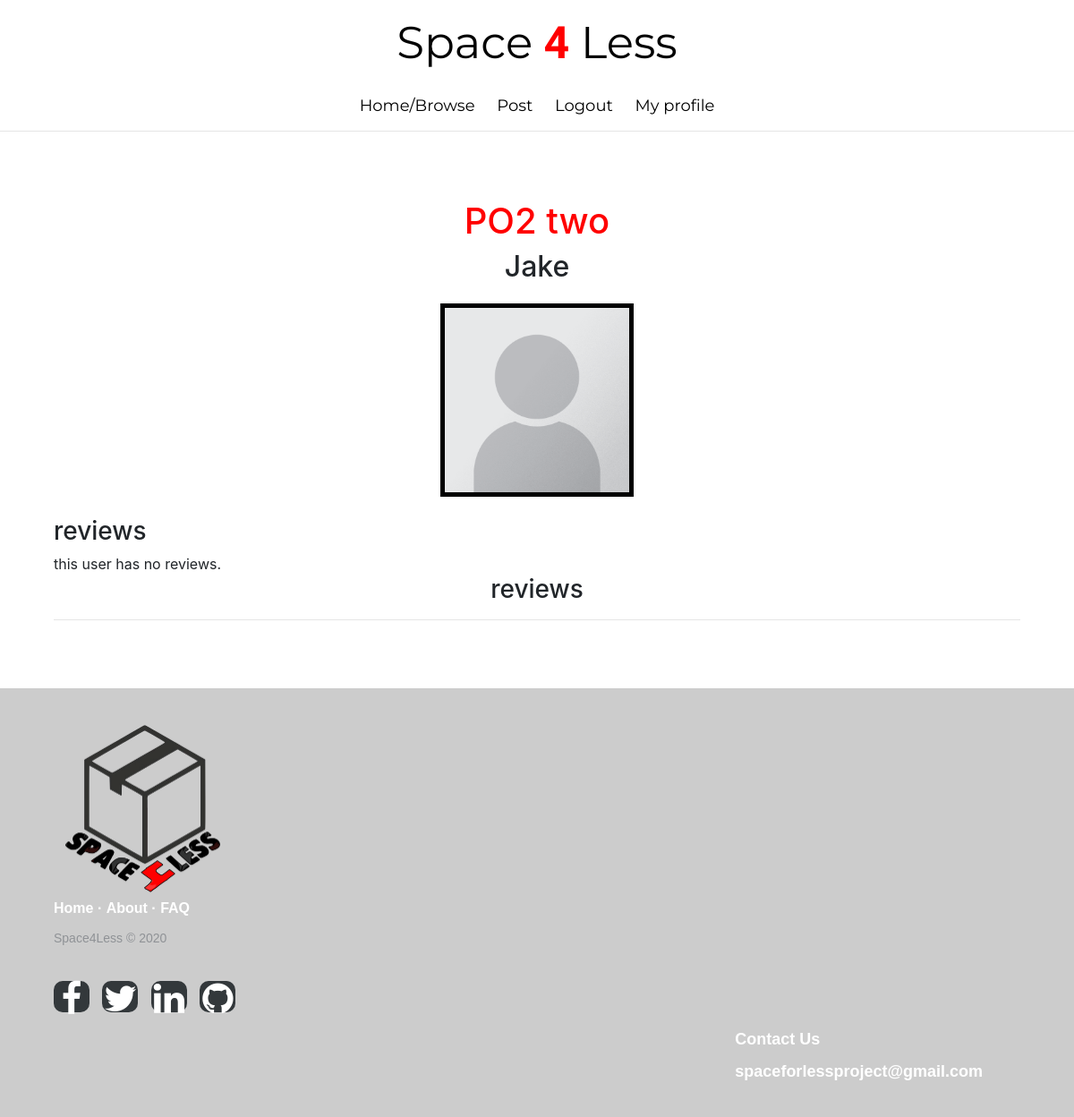
The page /view_profile/2 (signed in) on the database its author committed.
### app/models.py (models this page shows, shortened)
class User(db.Model, UserMixin):
    __tablename__ = 'user'
    user_id = db.Column(db.Integer, primary_key=True)
    username = db.Column(db.String(250), nullable=False)
    first_name = db.Column(db.String(250), nullable=False)
    last_name = db.Column(db.String(250), nullable=False)
    email = db.Column(db.String(250), nullable=False)
    password = db.Column(db.String(200))
    image_file = db.Column(db.String(20), nullable=False, default='default-profile.png')
    roles = db.Column(db.String(20))
    posts = db.relationship('Post', backref='author', lazy=True)
    bookings = db.relationship('Book')
    comments = db.relationship('Comment')
    reviews = db.relationship('Review')

### app/main/routes.py (the view, shortened to what this page needs)
@bp_main.route("/view_profile/<userid>", methods=['GET', 'POST'])
@login_required
def view_profile(userid):
    user = User.query.get(userid)
    reviews = Review.query.filter_by(property_owner_user_id=userid) \
        .join(User, Review.renter_user_id == User.user_id) \
        .add_columns(Review.content, Review.stars, Review.date_posted, User.username, User.image_file,
                     Review.review_id) \
        .all()
    summation = 0
    star_number_tot = {1: 0, 2: 0, 3: 0, 4: 0, 5: 0, 'total': 0}
    if len(reviews) == 0: # if there are no reviews, there's no average. This is to prevent division by 0
        average = 'there are no reviews at this time'
    return render_template('view_profile.html', user=user, reviews=reviews, average=average,
                           star_number=star_number_tot)

### app/models.py (called while the page is built)
@login.user_loader
def load_user(user_id):
    return User.query.get(int(user_id))

### app/templates/view_profile.html (shortened to what this page needs)
{% extends 'layout.html' %}
{% block content %}
    <h1>{{ user.first_name }} {{ user.last_name }}</h1>
    <h2 class="align_center">{{ user.username }}</h2>
    <img class="profile_picture"
         src="{{ url_for('static', filename='profile_pictures/' + user.image_file, width=50, height =50) }}">
    {% if star_number['total']== 0 %}
        <h3>reviews</h3>
        this user has no reviews.
    {% endif %}
    <h3 class="align_center">reviews</h3>
    <hr>
{% endblock content %}

### app/static/design.css (style rules this page uses)
.profile_picture { border: 5px solid black; margin: auto; display: block; max-width:20%; max-height:20%; width: auto; height: auto; margin-top: 2%; margin-bottom: 2%; }
.align_center { text-align: center; margin: auto; }
h1 { text-align: center; color:red; }
h2 { padding-left: 20%; padding-right: 20%; }
* { box-sizing: border-box; }

### rows shown on the page
User: first_name "PO2", last_name "two", username "Jake", image_file (placeholder picture)
